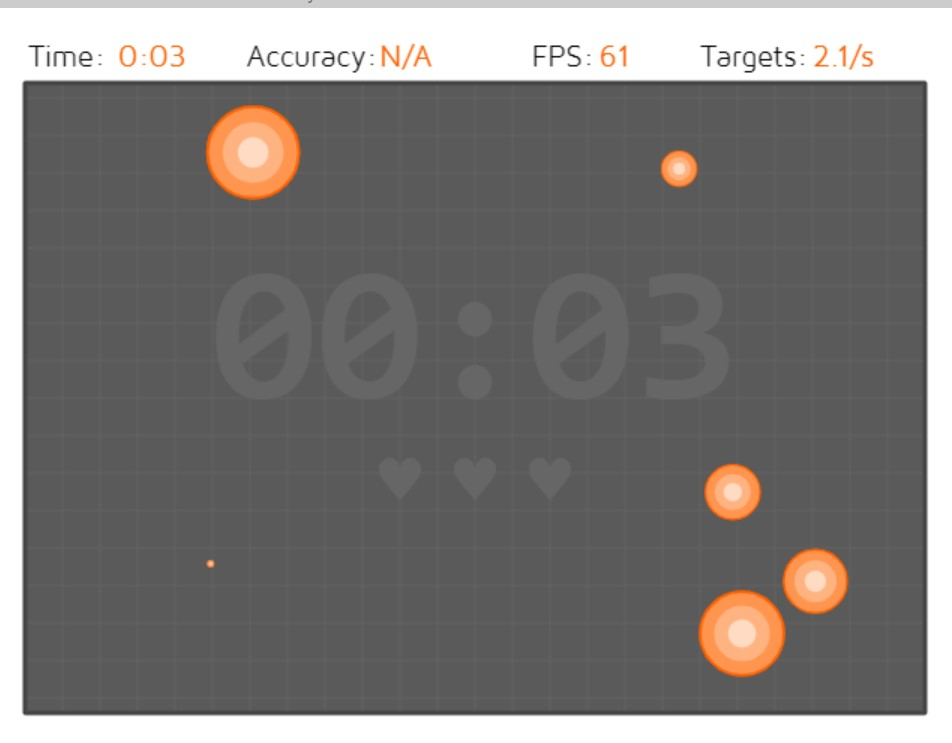
#> input picture Aibooster.jpg, 952 x 743 px
$ python image_scran.py
#> lines starting #> are read from the running program, lines starting #| are printed output that depends on the picture; after the words box and inside, x2 and y2 are one past the last pixel; in counts of white or black regions, pixels touching at a corner belong together
import cv2 as cv
import numpy as np
import os

def find_needle_in_haystack(haystack_path, needle_paths, threshold=0.17):
    # Load the haystack image
#> called with haystack_path = 'Aibooster.jpg', threshold = 0.17
    haystack_img = cv.imread(haystack_path, cv.IMREAD_UNCHANGED)
#> haystack_img is the input picture: shape (743, 952, 3); mean B, G, R 120.4, 122.3, 125.2

    # Check if the haystack image was loaded successfully
    if haystack_img is None:
        print(f"Error: Couldn't load the haystack image from {haystack_path}")
        return

    # Iterate over each needle image
    for needle_path in needle_paths:
        # Load the needle image
        needle_img = cv.imread(needle_path, cv.IMREAD_UNCHANGED)
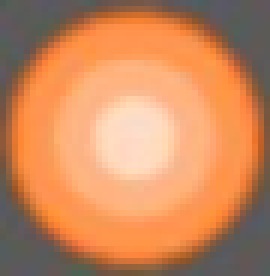
#> input picture Aim1.jpg, 45 x 46 px (shown 6 times larger)
#> needle_img is the input picture: shape (46, 45, 3); mean B, G, R 93.6, 136.9, 202.5

        # Check if the needle image was loaded successfully
        if needle_img is None:
            print(f"Error: Couldn't load the needle image from {needle_path}")
            continue

        # Perform template matching
        result = cv.matchTemplate(haystack_img, needle_img, cv.TM_SQDIFF_NORMED)
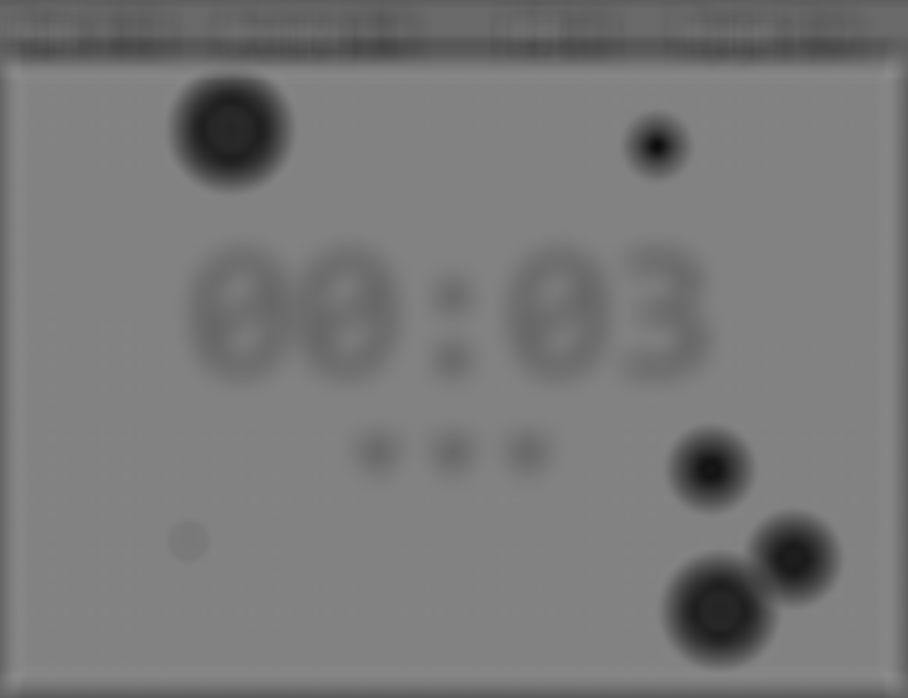
#> result: shape (698, 908) float32; min 0.0516, max 0.548, mean 0.475

        # Find locations where the match is below the threshold
        locations = np.where(result <= threshold)
#> locations = 10336 positions, rows 92 to 643, columns 194 to 814
        locations = list(zip(*locations[::-1]))
#> locations = 10336 pairs, first value 194 to 814, second value 92 to 643

        if locations:
            print(f'Found needle in {needle_path}.')

            # Get dimensions of the needle image
            needle_w = needle_img.shape[1]
#> needle_w = 45
            needle_h = needle_img.shape[0]
#> needle_h = 46
            line_color = (255, 0, 64)
            line_type = cv.LINE_4

            # Loop over all the locations and draw rectangles
            for loc in locations:
                # Determine the box positions
                top_left = loc
                bottom_right = (top_left[0] + needle_w, top_left[1] + needle_h)
                # Draw the box
                cv.rectangle(haystack_img, top_left, bottom_right, line_color, line_type)
#> this loop made 10336 passes
#> (top_left, bottom_right) on passes 1 to 3: ((228, 92), (273, 138)), ((229, 92), (274, 138)), ((230, 92), (275, 138))
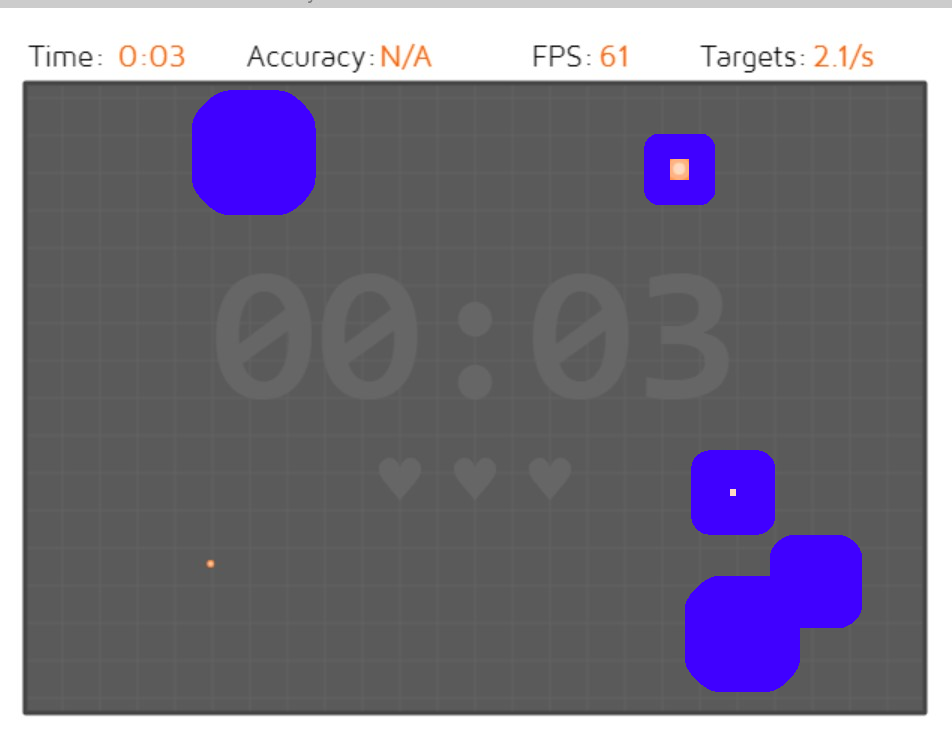
#> haystack_img: shape (743, 952, 3); 6.25% of pixels changed, all inside (x1, y1, x2, y2) = (192, 90, 862, 692)
#> pass 3 of the loop in find_needle_in_haystack, `for needle_path in needle_paths:`:
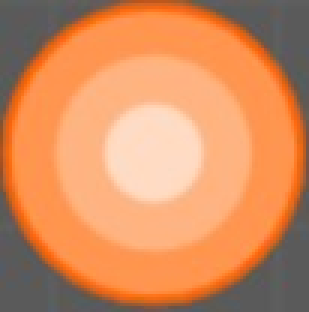
#> input picture Aim3.jpg, 103 x 104 px (shown 3 times larger)
#> in find_needle_in_haystack, needle_img is the input picture: shape (104, 103, 3); mean B, G, R 95.5, 142.2, 213.3
#> in find_needle_in_haystack, `result = cv.matchTemplate(haystack_img, needle_img, cv.TM_SQDIFF_NORMED)`:
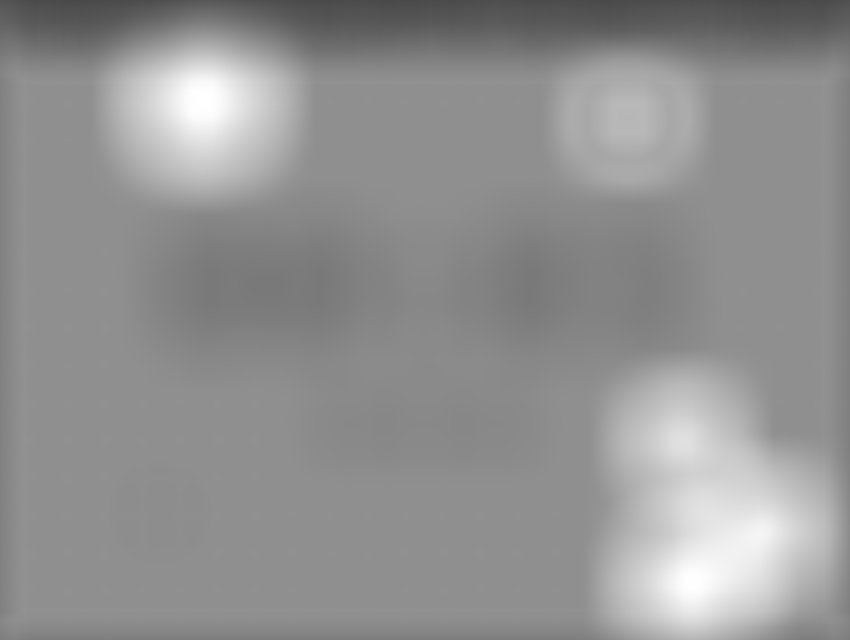
#> result: shape (640, 850) float32; min 0.287, max 1, mean 0.573
#> in find_needle_in_haystack, `locations = np.where(result <= threshold)`: locations = (empty array, empty array)
#> in find_needle_in_haystack, `locations = list(zip(*locations[::-1]))`: locations = []

    # Resize the output image
    resized_img = cv.resize(haystack_img, (800, 600))

    cv.imshow('Matches_Output', resized_img)
    cv.waitKey()

# Change the working directory to the folder this script is in.
# Doing this because I'll be putting the files from each video in their own folder on GitHub
os.chdir(os.path.dirname(os.path.abspath(__file__)))

# Paths to haystack and needle images
# haystack_path = 'albion_farm.jpg'
haystack_path = 'Aibooster.jpg'
# needle_paths = ['albion_ilist_1.jpg', 'albion_ilist_2.jpg', 'albion_ilist_3.jpg']
needle_paths = ['Aim1.jpg', 'Aim2.jpg', 'Aim3.jpg']

# Call the function to find the needles in the haystack
find_needle_in_haystack(haystack_path, needle_paths)
